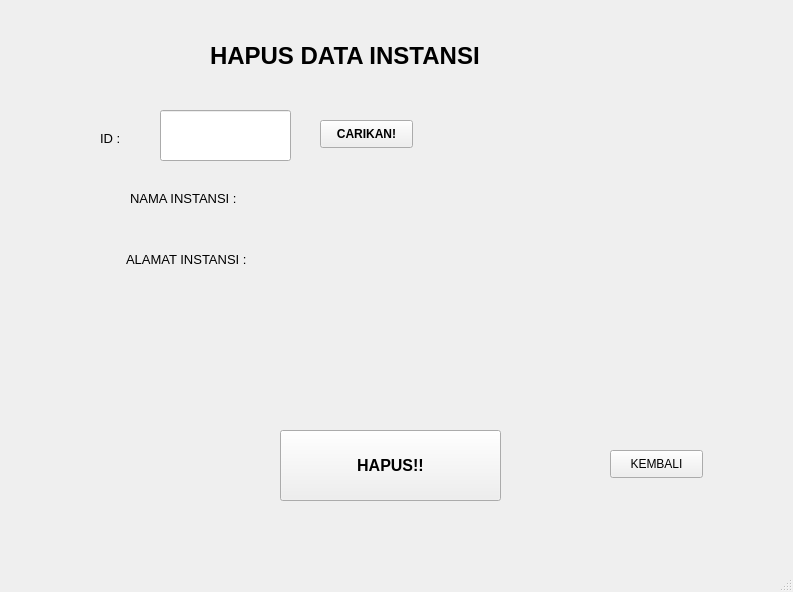
<?xml version="1.0" encoding="UTF-8"?>
<ui version="4.0">
 <class>MainWindow</class>
 <widget class="QMainWindow" name="MainWindow">
  <property name="geometry">
   <rect>
    <x>0</x>
    <y>0</y>
    <width>793</width>
    <height>592</height>
   </rect>
  </property>
  <property name="windowTitle">
   <string>MainWindow</string>
  </property>
  <widget class="QWidget" name="centralwidget">
   <widget class="QLineEdit" name="lineEdit_nim">
    <property name="geometry">
     <rect>
      <x>160</x>
      <y>110</y>
      <width>131</width>
      <height>51</height>
     </rect>
    </property>
    <property name="font">
     <font>
      <pointsize>10</pointsize>
      <weight>75</weight>
      <bold>true</bold>
     </font>
    </property>
    <property name="text">
     <string/>
    </property>
   </widget>
   <widget class="QLabel" name="label_5">
    <property name="geometry">
     <rect>
      <x>126</x>
      <y>251</y>
      <width>211</width>
      <height>16</height>
     </rect>
    </property>
    <property name="font">
     <font>
      <pointsize>10</pointsize>
     </font>
    </property>
    <property name="text">
     <string>ALAMAT INSTANSI :</string>
    </property>
   </widget>
   <widget class="QLabel" name="label_2">
    <property name="geometry">
     <rect>
      <x>100</x>
      <y>130</y>
      <width>81</width>
      <height>16</height>
     </rect>
    </property>
    <property name="font">
     <font>
      <pointsize>10</pointsize>
     </font>
    </property>
    <property name="text">
     <string>ID :</string>
    </property>
   </widget>
   <widget class="QPushButton" name="btn_hapus">
    <property name="geometry">
     <rect>
      <x>280</x>
      <y>430</y>
      <width>221</width>
      <height>71</height>
     </rect>
    </property>
    <property name="font">
     <font>
      <pointsize>12</pointsize>
      <weight>75</weight>
      <bold>true</bold>
     </font>
    </property>
    <property name="text">
     <string>HAPUS!!</string>
    </property>
   </widget>
   <widget class="QLabel" name="label">
    <property name="geometry">
     <rect>
      <x>210</x>
      <y>40</y>
      <width>411</width>
      <height>31</height>
     </rect>
    </property>
    <property name="font">
     <font>
      <pointsize>18</pointsize>
      <weight>75</weight>
      <bold>true</bold>
     </font>
    </property>
    <property name="text">
     <string>HAPUS DATA INSTANSI</string>
    </property>
   </widget>
   <widget class="QPushButton" name="btn_cari">
    <property name="geometry">
     <rect>
      <x>320</x>
      <y>120</y>
      <width>93</width>
      <height>28</height>
     </rect>
    </property>
    <property name="font">
     <font>
      <weight>75</weight>
      <bold>true</bold>
     </font>
    </property>
    <property name="text">
     <string>CARIKAN!</string>
    </property>
   </widget>
   <widget class="QLabel" name="label_3">
    <property name="geometry">
     <rect>
      <x>130</x>
      <y>190</y>
      <width>161</width>
      <height>16</height>
     </rect>
    </property>
    <property name="font">
     <font>
      <pointsize>10</pointsize>
     </font>
    </property>
    <property name="text">
     <string>NAMA INSTANSI :</string>
    </property>
   </widget>
   <widget class="QLabel" name="label_nama">
    <property name="geometry">
     <rect>
      <x>127</x>
      <y>213</y>
      <width>444</width>
      <height>23</height>
     </rect>
    </property>
    <property name="text">
     <string/>
    </property>
   </widget>
   <widget class="QLabel" name="label_alamat">
    <property name="geometry">
     <rect>
      <x>128</x>
      <y>278</y>
      <width>441</width>
      <height>24</height>
     </rect>
    </property>
    <property name="text">
     <string/>
    </property>
   </widget>
   <widget class="QPushButton" name="btn_kembali">
    <property name="geometry">
     <rect>
      <x>610</x>
      <y>450</y>
      <width>93</width>
      <height>28</height>
     </rect>
    </property>
    <property name="text">
     <string>KEMBALI</string>
    </property>
   </widget>
  </widget>
  <widget class="QMenuBar" name="menubar">
   <property name="geometry">
    <rect>
     <x>0</x>
     <y>0</y>
     <width>793</width>
     <height>26</height>
    </rect>
   </property>
  </widget>
  <widget class="QStatusBar" name="statusbar"/>
 </widget>
 <resources/>
 <connections/>
</ui>
